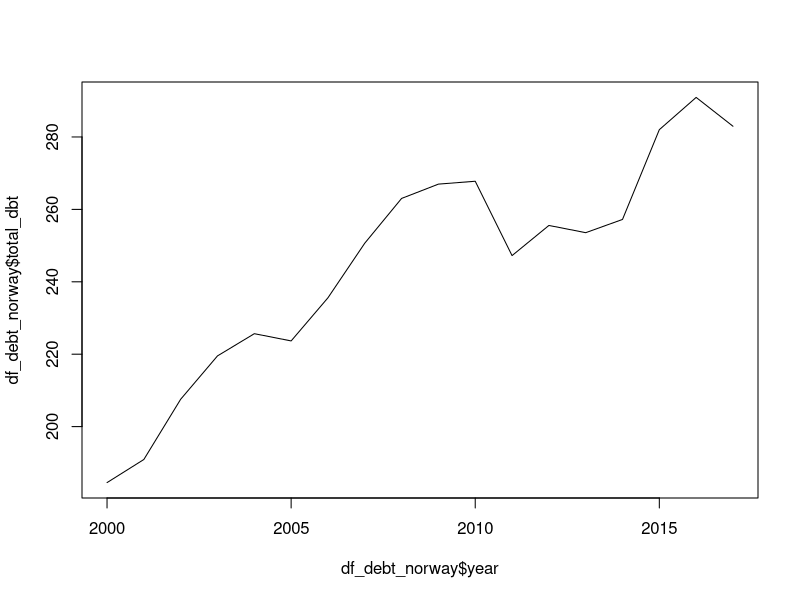
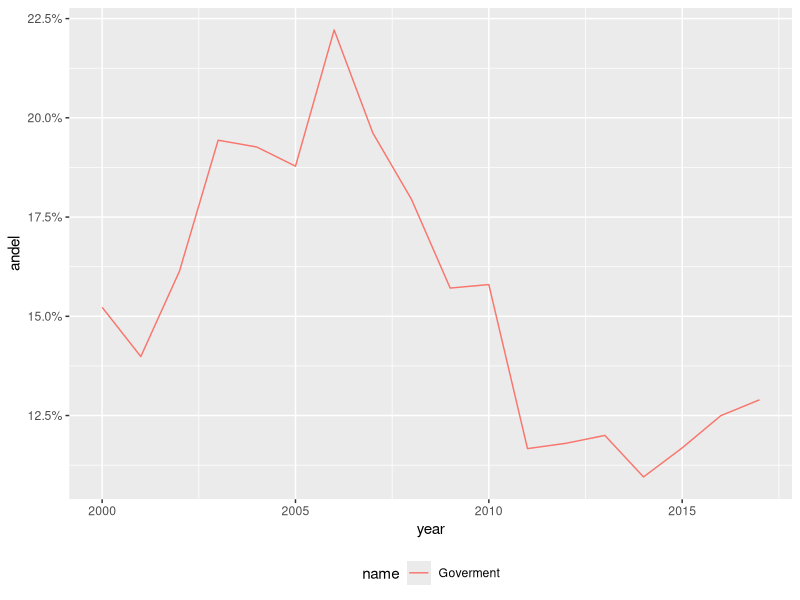
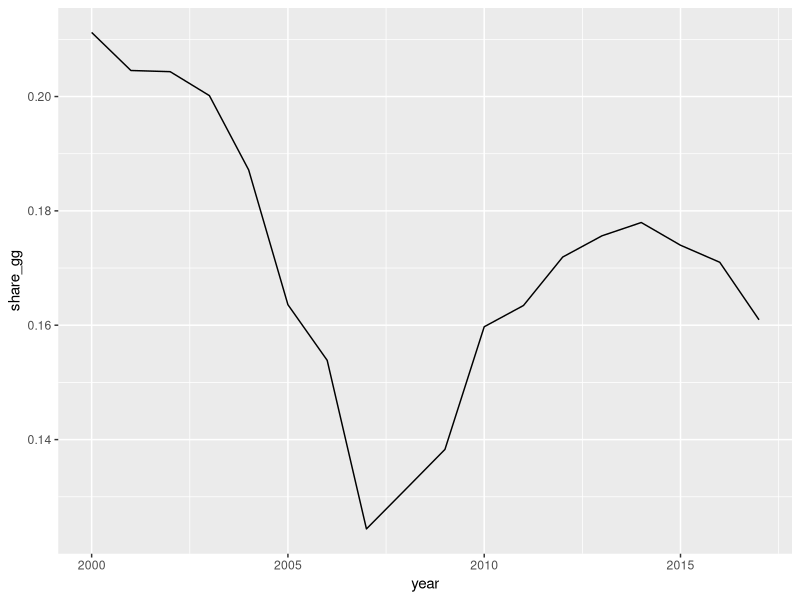
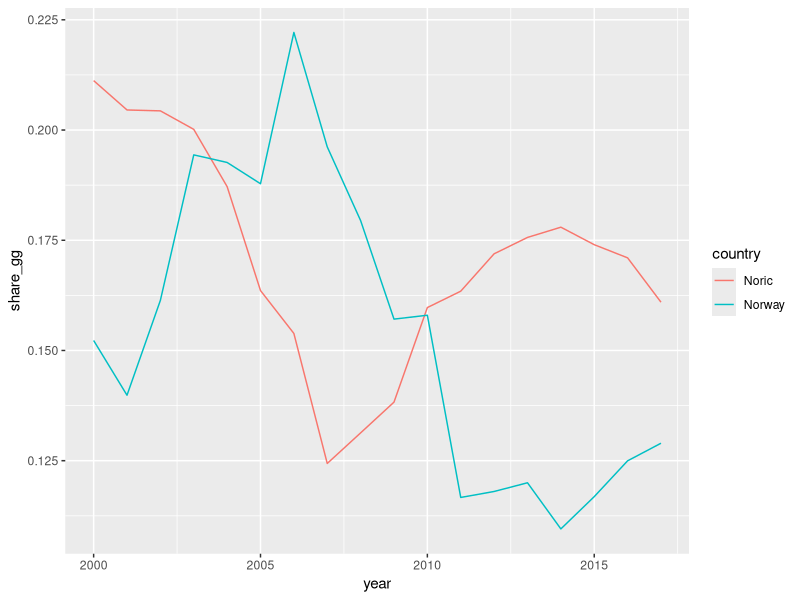

Generate these figures, in order, with R:


# Seminar 6
library(tidyverse)

# Exercise 1 

# a)
df_debt <- haven::read_dta("data/GlobalDebtDatabase.dta")

# How many var and obs
dim(df_debt)

# How many country

unique(df_debt$country) |> length()

df_obs <- tibble( cont = table(df_debt$country)|> names(),
        obs = table(df_debt$country) |> as.numeric()
        ) 

df_debt |> 
    mutate( across( .cols = everything(),
                    .fns = function(x) sum(is.na(x))
                    ),
            .by = country
            )

# b) Subset
df_debt_norway <-  df_debt |> 
    filter( country == "Norway",
            year %in% c(2000:2017)
            ) |>
    select(ifscode, country, year, pvd_ls, gg) |> 
    # Total debt
    rowwise( ) |>     
    mutate( total_dbt = sum(pvd_ls, gg)
            )


# plot
plot( x = df_debt_norway$year, y = df_debt_norway$total_dbt, type = "ll")

# The share private and GG debt of total
df_debt_norway |> 
    pivot_longer( -c(ifscode:year)
                  ) |> 
    filter( name != "total_dbt") |>
    mutate( andel = value/sum(value), .by = year) |> 
    mutate( name = ifelse( name == "gg",
                           "Goverment",
                           "Private"
                           )
            ) |> 
    filter( name == "Goverment") |> 
    ggplot( aes( x = year, y = andel, color = name) ) +
    geom_line() + 
    scale_y_continuous( labels = scales::percent ) +
    theme( legend.position = "bottom")



# c) Compute the share of GG debt for the Nordic countries
df_debt$country |> unique() |> sort()

nordic <- c("Norway", "Sweden", "Finland", "Denmark", "Iceland")

# df nordic    
df_nordic <- df_debt |> 
    filter( 
        country %in% nordic & year %in% c(2000:2017)
            ) 

df_nordic$country |> unique() |> sort()

# 
df_nordic_share_gg <- df_nordic |>
    summarise( across( .cols = c(pvd_ls,gg),
                       .fns = function(x) mean(x)
                       ),
               .by = year
    ) |> 
    rowwise( ) |> 
    mutate( debt_tot = sum(pvd_ls, gg),
            share_gg = gg/debt_tot
            ) 


## 
df_nordic_share_gg |>
    ggplot( aes(x = year, y = share_gg) ) +
    geom_line()


df_share <- df_debt_norway |> 
    mutate( share_gg = gg/total_dbt ) |> 
    select( year, country, share_gg) |> 
    bind_rows( 
        df_nordic_share_gg |> 
            mutate( country = "Noric") |> 
            select(year, country, share_gg)
        )

# Norway compare to the Nordic
df_share |>
    ggplot( aes(x = year, y = share_gg, color = country) ) +
    geom_line()



# d) ----------------------------------------------------------------------












